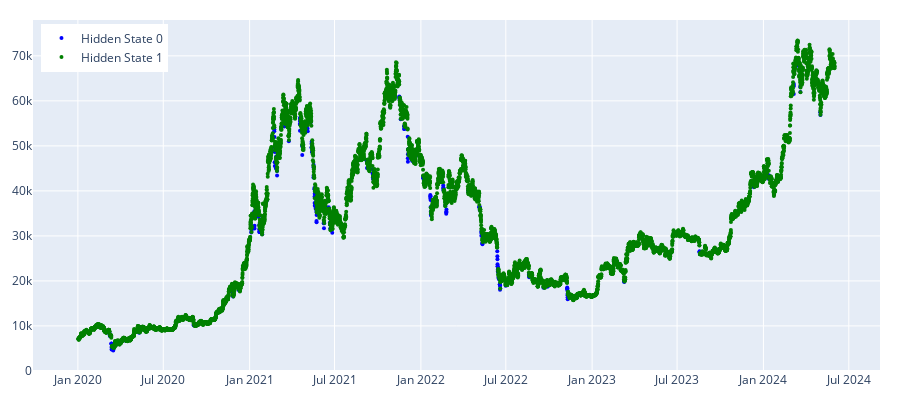

This figure's notebook cell:
### Markdown cell above
### AgglomerativeClustering

### Code cell
params = {'n_clusters': 2, 'linkage': 'complete', 'metric': 'manhattan', 'random_state': 100}
clustering = regime_detection.get_regimes_clustering(prices_array, params)
clustering_states = clustering.fit_predict(prices_array)
plot_hidden_states(np.array(clustering_states), prices[['btc_close']])
plot_hidden_states2(np.array(clustering_states), prices[['btc_close']])

### Figure 1 — Plotly figure (JSON) as saved in the notebook; plotly's stock layout.template omitted (floating-point values rounded to 4 significant figures; data arrays with more than 128 entries replaced by an {"elided": "..."} marker saying what was removed)
{"data": [{"marker": {"color": "blue", "size": 4}, "mode": "markers", "name": "Hidden State 0", "type": "scatter", "x": {"elided": "292 str values"}, "y": {"elided": "292 float values"}}, {"marker": {"color": "green", "size": 4}, "mode": "markers", "name": "Hidden State 1", "type": "scatter", "x": {"elided": "9380 str values"}, "y": {"elided": "9380 float values"}}], "layout": {"height": 400, "legend": {"x": 0.01, "xanchor": "left", "y": 0.99, "yanchor": "top"}, "margin": {"b": 20, "l": 20, "r": 20, "t": 20}, "width": 900}}
